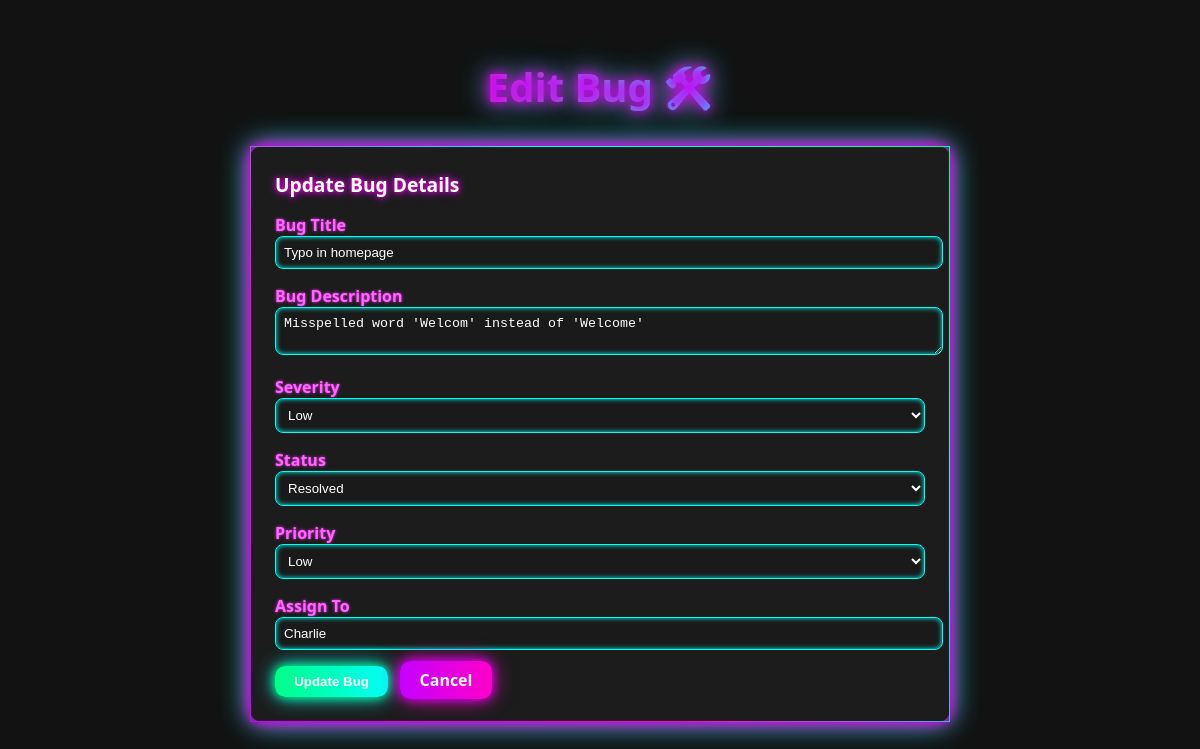
/edit/3 (signed in), run on the app's committed database.
### tables this page shows
CREATE TABLE bugs (
    id INTEGER PRIMARY KEY AUTOINCREMENT,
    title TEXT NOT NULL,
    description TEXT NOT NULL,
    severity TEXT,
    priority TEXT,
    status TEXT DEFAULT 'Open',
    assignee TEXT,
    created_at TIMESTAMP DEFAULT CURRENT_TIMESTAMP,
    updated_at TIMESTAMP DEFAULT CURRENT_TIMESTAMP
);

### app.py (the view, shortened to what this page needs)
@app.route("/edit/<int:bug_id>", methods=["GET", "POST"])
def edit_bug(bug_id):
    if "user_id" not in session:
        return redirect(url_for("login"))
    conn = get_db_connection()
    bug = conn.execute("SELECT * FROM bugs WHERE id=?", (bug_id,)).fetchone()
    if not bug:
        flash("Bug not found!", "danger")
        return redirect(url_for("index"))
    conn.close()
    return render_template("edit.html", bug=bug)

### app.py (called while the page is built)
def get_db_connection():
    conn = sqlite3.connect(DB_NAME)
    conn.row_factory = sqlite3.Row
    return conn

### templates/edit.html (shortened to what this page needs)
<!DOCTYPE html>
<html>
<head>
</head>
<body class="container mt-5">
    <h1>Edit Bug 🛠️</h1>
    <div class="card">
        <div class="card-header">Update Bug Details</div>
        <div class="card-body">
            <form method="POST">
                <label for="title">Bug Title</label>
                <input type="text" name="title" value="{{ bug['title'] }}" placeholder="Bug Title" required>
                <label for="description">Bug Description</label>
                <textarea name="description" placeholder="Bug Description" required>{{ bug['description'] }}</textarea>
                <label for="severity">Severity</label>
                <select name="severity" required>
                    <option value="Low" {% if bug['severity']=='Low' %}selected{% endif %}>Low</option>
                </select>
                <label for="status">Status</label>
                <select name="status" required>
                    <option value="Resolved" {% if bug['status']=='Resolved' %}selected{% endif %}>Resolved</option>
                </select>
                <label for="priority">Priority</label>
                <select name="priority" required>
                    <option value="Low" {% if bug['priority']=='Low' %}selected{% endif %}>Low</option>
                </select>
                <label for="assignee">Assign To</label>
                <input type="text" name="assignee" value="{{ bug['assignee'] }}" placeholder="Developer Name">
                <button type="submit" class="btn btn-success">Update Bug</button>
                <a href="{{ url_for('index') }}" class="btn btn-secondary">Cancel</a>
            </form>
        </div>
    </div>
</body>
</html>

### templates/edit.html (style rules this page uses)
body { background-color: #121212; color: #e0e0e0; font-family: 'Segoe UI', Tahoma, Geneva, Verdana, sans-serif; padding: 2rem; }
.container { max-width: 700px; margin: 0 auto; }
h1 { text-align: center; margin-bottom: 2rem; font-size: 2.5rem; font-weight: 700; background: linear-gradient(90deg, #c500ff, #ff00c8, #00fff7, #00ff88); -webkit-background-clip: text; -webkit-text-fill-color: transparent; text-shadow: 0 0 10px #c500ff, 0 0 20px #ff00c8, 0 0 30px #00fff7; }
.card { background-color: #1c1c1c; border-radius: 12px; padding: 1.5rem; border: 1px solid; border-image: linear-gradient(45deg, #c500ff, #ff00c8, #00fff7, #00ff88) 1; box-shadow: 0 0 10px #c500ff, 0 0 20px #ff00c8, 0 0 30px #00fff7; }
.card-header { font-weight: bold; margin-bottom: 1rem; color: #ffffff; text-shadow: 0 0 5px #ff00c8, 0 0 10px #c500ff; font-size: 1.2rem; }
input[type="text"], textarea, select { background-color: #1a1a1a; border: 1px solid #00fff7; color: #ffffff; border-radius: 8px; padding: 0.5rem; width: 100%; margin-bottom: 1rem; box-shadow: 0 0 5px #00fff7 inset; font-weight: 500; }
textarea { resize: vertical; }
label { color: #ff66ff; font-weight: bold; text-shadow: 0 0 3px #ff33ff; }
.btn { padding: 0.5rem 1.2rem; border-radius: 10px; border: none; color: #ffffff; font-weight: bold; cursor: pointer; text-decoration: none; margin-right: 0.5rem; transition: all 0.3s ease; }
.btn-success { background: linear-gradient(90deg, #00ff88, #00fff7); box-shadow: 0 0 10px #00ff88, 0 0 20px #00fff7; }
.btn-secondary { background: linear-gradient(90deg, #c500ff, #ff00c8); box-shadow: 0 0 10px #c500ff, 0 0 20px #ff00c8; }

### data on the page
bugs: title "Typo in homepage", description "Misspelled word 'Welcom' instead of 'Welcome'", severity "Low", status "Resolved", priority "Low", assignee "Charlie"
